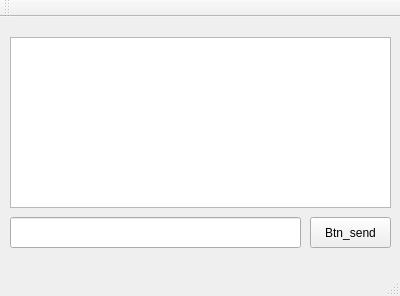
<?xml version="1.0" encoding="UTF-8"?>
<ui version="4.0">
 <class>MainWindow</class>
 <widget class="QMainWindow" name="MainWindow">
  <property name="geometry">
   <rect>
    <x>0</x>
    <y>0</y>
    <width>400</width>
    <height>296</height>
   </rect>
  </property>
  <property name="windowTitle">
   <string>MainWindow</string>
  </property>
  <widget class="QWidget" name="centralWidget">
   <widget class="QPushButton" name="Btn_send">
    <property name="geometry">
     <rect>
      <x>310</x>
      <y>200</y>
      <width>81</width>
      <height>31</height>
     </rect>
    </property>
    <property name="text">
     <string>Btn_send</string>
    </property>
   </widget>
   <widget class="QLabel" name="label_txtShow">
    <property name="geometry">
     <rect>
      <x>10</x>
      <y>0</y>
      <width>291</width>
      <height>21</height>
     </rect>
    </property>
    <property name="text">
     <string/>
    </property>
   </widget>
   <widget class="QLineEdit" name="lineEdit">
    <property name="geometry">
     <rect>
      <x>10</x>
      <y>200</y>
      <width>291</width>
      <height>31</height>
     </rect>
    </property>
   </widget>
   <widget class="QTextEdit" name="textEdit">
    <property name="geometry">
     <rect>
      <x>10</x>
      <y>20</y>
      <width>381</width>
      <height>171</height>
     </rect>
    </property>
   </widget>
  </widget>
  <widget class="QMenuBar" name="menuBar">
   <property name="geometry">
    <rect>
     <x>0</x>
     <y>0</y>
     <width>400</width>
     <height>23</height>
    </rect>
   </property>
  </widget>
  <widget class="QToolBar" name="mainToolBar">
   <attribute name="toolBarArea">
    <enum>TopToolBarArea</enum>
   </attribute>
   <attribute name="toolBarBreak">
    <bool>false</bool>
   </attribute>
  </widget>
  <widget class="QStatusBar" name="statusBar"/>
 </widget>
 <layoutdefault spacing="6" margin="11"/>
 <resources/>
 <connections/>
</ui>
